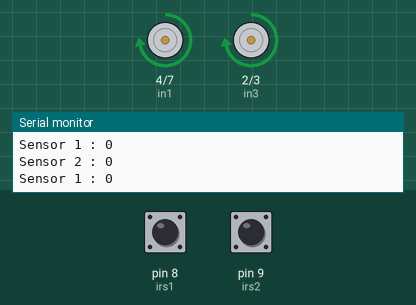
Bench run of a sketch on a simulated Arduino Uno, built with avr-gcc and run on an emulated ATmega328P. Shown: motor-driver pin pairs drawn as motors (green arrow = first pin HIGH = forward, orange = second pin HIGH = backward, longer = more drive, scaled by the enable pin), the last lines printed to the serial monitor. The test bench sets the inputs (shaded band); at power-on: pin 8 (irs1) LOW, pin 9 (irs2) LOW.

Above: at 1.2 s.
1.3 s: pin 8 (irs1) driven HIGH
At 2.0 s:
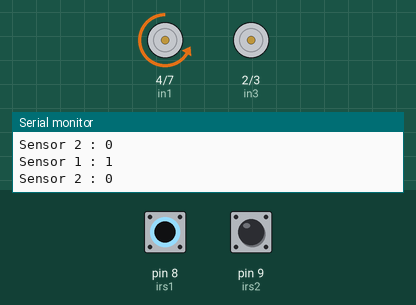
2.8 s: pin 9 (irs2) driven HIGH
At 3.3 s:
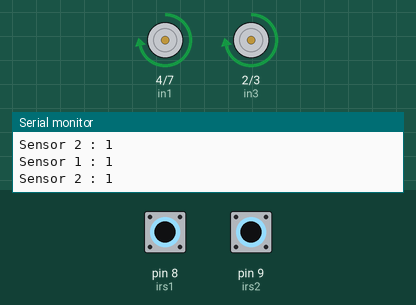
5.8 s: pin 8 (irs1) driven LOW
At 6.3 s:
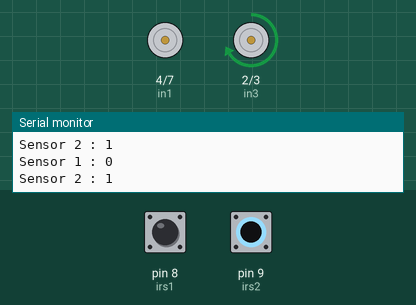
7.3 s: pin 9 (irs2) driven LOW
At 7.7 s:
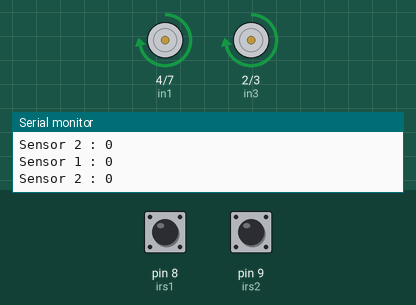
8.8 s: pin 8 (irs1) pulsed HIGH 2 times (0.12 s each, 0.3 s apart)
At 9.03 s:
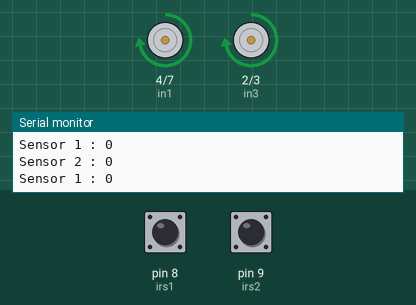
12.4 s: pin 9 (irs2) pulsed HIGH 2 times (0.12 s each, 0.3 s apart)
At 12.65 s:
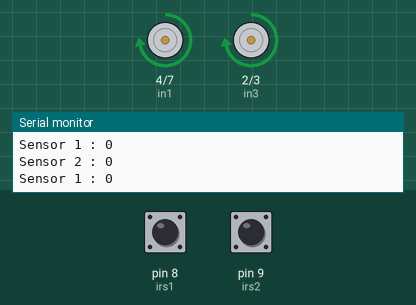
Timing chart, 0 to 15.4 s (numbered marks = the images above; inputs shaded):
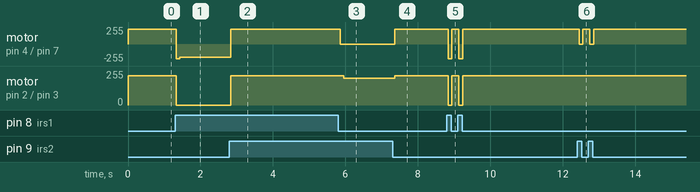

The sketch:

lineFollower.ino
```cpp
// This is a line follower.
// It is made of 2 IR-sensor modules, L293D is used as a motor driver, 2 T-gear motors are used with a
// 9V battery and arduino uno is used.
// The motor 1 has the inputs 1,2 and is on the right side of the chassey.
// The motor 2 has inputs 2,3 and is on the left side of the chassey.
// The sensor ir1 is on the right side f the chassey and the sensor ir2 is on the left side of the chassey.
// Black indicates 0, white is 1.
int in1 = 4;
int in2 = 7;
int in3 = 2;
int in4 = 3;
int ena = 6;
int enb = 5;
int irs1 = 8;
int irs2 = 9;
int ir1;
int ir2;


void setup(){
  pinMode(in1,OUTPUT);
  pinMode(in2,OUTPUT);
  pinMode(in3,OUTPUT);
  pinMode(in4,OUTPUT);
  pinMode(ena,OUTPUT);
  pinMode(enb,OUTPUT);
  pinMode(ir1,INPUT);
  pinMode(ir2,INPUT);
  Serial.begin(9600);
}

void loop(){
  logic();
}
void logic(){
  ir1 = digitalRead(irs1);
  ir2 = digitalRead(irs2);
  Serial.print("Sensor 1 : ");
  Serial.println(ir1);
  Serial.print("Sensor 2 : ");
  Serial.println(ir2);
  if(ir1==ir2){
    forward();
  }
  else if(ir1!=ir2 && ir1==1 && ir2==0){
    stop();
    left();
  }
  else if(ir1!=ir2 && ir1==0 && ir2==1){
    stop();
    right();
  }
}
void forward(){
  digitalWrite(in1,HIGH);
  digitalWrite(in2,LOW);
  digitalWrite(in3,HIGH);
  digitalWrite(in4,LOW);
  analogWrite(ena,220);
  analogWrite(enb,220);
}


void left(){
  digitalWrite(in1,LOW);
  digitalWrite(in2,HIGH);
  digitalWrite(in3,LOW);
  digitalWrite(in4,LOW);
  analogWrite(ena,200);
  analogWrite(enb,150);
  delay(100);
}
void right(){
  digitalWrite(in1,LOW);
  digitalWrite(in2,LOW);
  digitalWrite(in3,HIGH);
  digitalWrite(in4,LOW);
  analogWrite(ena,150);
  analogWrite(enb,200);
  delay(100);
}
void stop(){
  digitalWrite(in1,LOW);
  digitalWrite(in2,LOW);
  digitalWrite(in3,LOW);
  digitalWrite(in4,LOW);
  analogWrite(ena,0);
  analogWrite(enb,0);
}
```

Measured:
- after the input at 1.3 s, motor on pin 4 (in1) / pin 7 (in2): forward 220/255 → backward 220/255 at once, → backward 200/255 0.10 s later; motor on pin 2 (in3) / pin 3 (in4): forward 220/255 → stopped at once
- after the input at 2.8 s, motor on pin 4 (in1) / pin 7 (in2): backward 200/255 → forward 220/255 at once; motor on pin 2 (in3) / pin 3 (in4): stopped → forward 220/255 at once
- after the input at 5.8 s, motor on pin 4 (in1) / pin 7 (in2): forward 220/255 → stopped after 0.06 s; motor on pin 2 (in3) / pin 3 (in4): forward 220/255 → forward 200/255 after 0.16 s
- after the input at 7.3 s, motor on pin 4 (in1) / pin 7 (in2): stopped → forward 220/255 after 0.06 s; motor on pin 2 (in3) / pin 3 (in4): forward 200/255 → forward 220/255 after 0.06 s
- after the input at 12.4 s, motor on pin 4 (in1) / pin 7 (in2): alternates forward 220/255 for 0.19 s and stopped for 0.10 s, 4 changes in all, then stays forward 220/255, starting after 0.05 s
